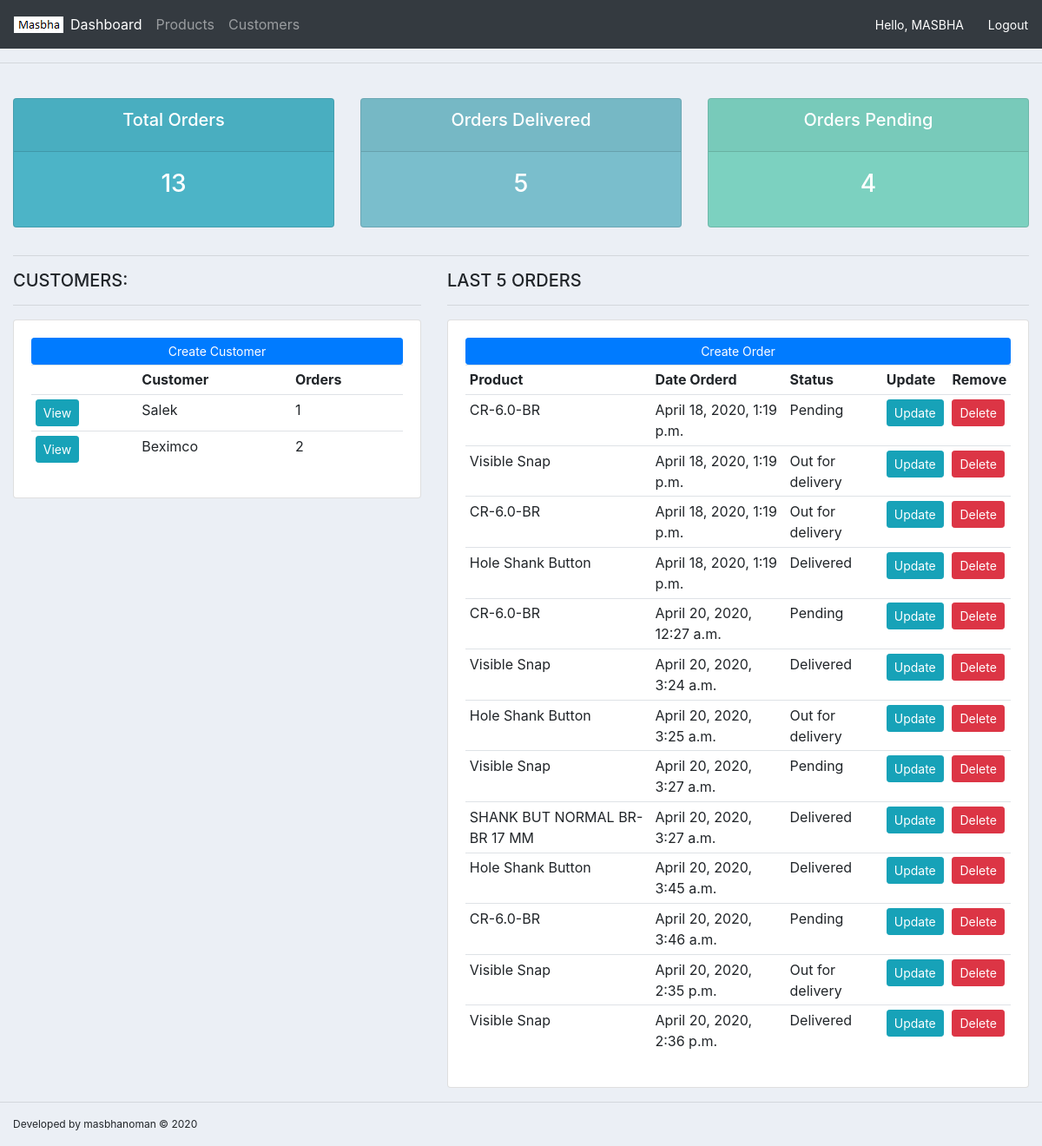
The app's page / (signed in), older data.
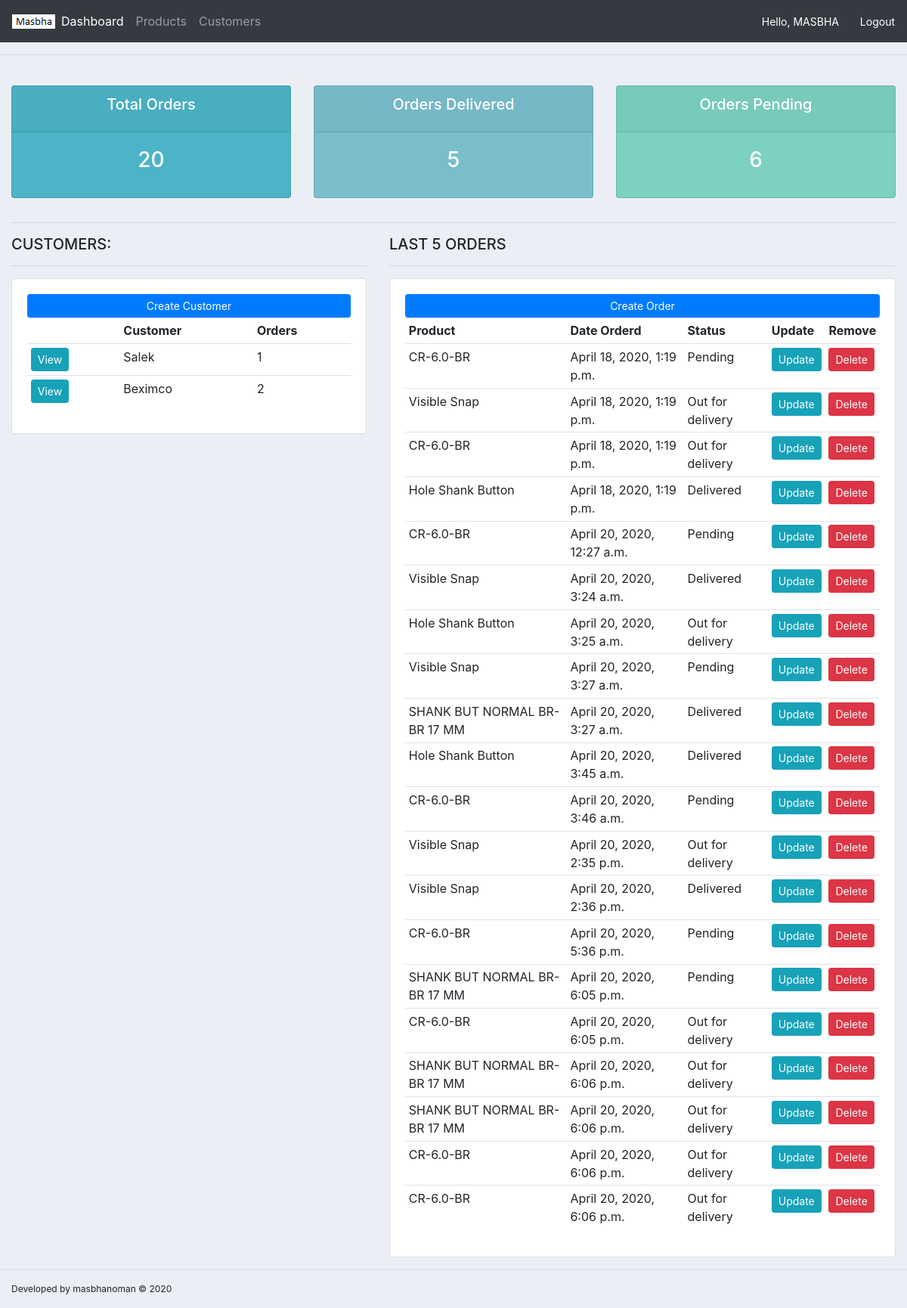
The same page, newer data.
### accounts/models.py (models this page shows, shortened)
class Customer(models.Model):
	name = models.CharField(max_length = 200, null=True)
	phone = models.CharField(max_length = 200, null=True)
	email = models.CharField(max_length = 200, null=True)
	date_created = models.DateTimeField(auto_now_add = True, null=True)

class Order(models.Model):
	STATUS = [('Pending', 'Press'),
		('Out for delivery', 'Out for delivery'),
		('Delivered', 'Delivered'),
	]
	customer = models.ForeignKey(Customer, null = True, on_delete = models.SET_NULL)
	product = models.ForeignKey(Product, null = True, on_delete = models.SET_NULL)
	date_created = models.DateTimeField(auto_now_add = True, null=True)
	status = models.CharField(max_length = 200, null = True, choices = STATUS)

class Product(models.Model):
	CATEGORY = [('Indoor', 'Indoor'),
		('Out Door', 'Out Door'),
	]
	name = models.CharField(max_length = 200, null = True)
	price = models.FloatField(max_length = 200, null = True)
	category = models.CharField(max_length = 200, null = True, choices = CATEGORY)
	description = models.CharField(max_length = 200, null = True, blank=True)
	date_created = models.DateTimeField(auto_now_add = True, null=True)
	tags = models.ManyToManyField(Tag, null = True, blank=True)

### accounts/views.py (the view)
# urls.py: path('', views.home, name='home'),
@login_required(login_url='login_page')
def home(request):
	orders = Order.objects.all()
	customers = Customer.objects.all()
	total_orders = orders.count()
	delivered = orders.filter(status='Delivered').count()
	pending = orders.filter(status='Pending').count()
	context = {'orders':orders, 'customers':customers, 'total_orders':total_orders, 'delivered':delivered, 'pending':pending}
	return render(request, 'accounts/dashboard.html',context)

### accounts/templates/accounts/dashboard.html
{% extends 'accounts/main.html' %}
{% block content %}
{% include 'accounts/status.html' %}
<hr>
<div class="row">
	<div class="col-md-5">
		<h5>CUSTOMERS:</h5>
		<hr>
		<div class="card card-body">
			<a class="btn btn-primary  btn-sm btn-block" href="">Create Customer</a>
			<table class="table table-sm">
				<tr>
					<th></th>
					<th>Customer</th>
					<th>Orders</th>
				</tr>
				{% for customer in customers %}
				<tr>
					<td><a class="btn btn-sm btn-info" href="{% url 'customer_page' customer.id %}">View</a></td>
					<td>{{customer.name}}</td>
					<td>{{customer.id}}</td>
				</tr>
				{% endfor %}
			</table>
		</div>
	</div>
	<div class="col-md-7">
		<h5>LAST 5 ORDERS</h5>
		<hr>
		<div class="card card-body">
			<a class="btn btn-primary  btn-sm btn-block" href="{% url 'create_order_page' %}">Create Order</a>
			<table class="table table-sm">
				<tr>
					<th>Product</th>
					<th>Date Orderd</th>
					<th>Status</th>
					<th>Update</th>
					<th>Remove</th>
				</tr>
				{% for order in orders %}
					<tr>
						<td>{{order.product.name}}</td>
						<td>{{order.date_created}}</td>
						<td>{{order.status}}</td>
						<td><a class="btn btn-sm btn-info" href="{% url 'update_order_page' order.id %}">Update</a></td>
						<td><a class="btn btn-sm btn-danger" href="{% url 'delete_order_page' order.id %}">Delete</a></td>
					</tr>
				{% endfor %}
			</table>
		</div>
	</div>
</div>
{% endblock %}

### accounts/templates/accounts/main.html (shortened to what this page needs)
{% load static %}
<!DOCTYPE html>
<html>
<head>
	<link rel="stylesheet" href="https://stackpath.bootstrapcdn.com/bootstrap/4.4.1/css/bootstrap.min.css">
	<link rel="stylesheet" type="text/css" href="{% static 'css/main.css' %}">
</head>
<body>
	{% include 'accounts/navbar.html' %}
	<hr>
	<div class="col">
		{% block content %}
		{% endblock %}
	</div>
	<hr>
	<div class="col">
		<p style="font-size: 12px;">Developed by masbhanoman &copy 2020</p>
	</div>
</body>
</html>

### accounts/templates/accounts/navbar.html (shortened to what this page needs)
{% load static %}
<nav class="navbar navbar-expand-lg navbar-dark bg-dark">
  <img src="{% static 'images/logo.png' %}">
  <div class="collapse navbar-collapse" id="navbarNav">
    <ul class="navbar-nav">
      <li class="nav-item active">
        <a class="nav-link" href="{% url 'home' %}">Dashboard <span class="sr-only">(current)</span></a>
      </li>
      <li class="nav-item">
        <a class="nav-link" href="{% url 'product_page' %}">Products</a>
      </li>
      <li class="nav-item">
        <a class="nav-link" href="{% url 'customer_page' 1 %}">Customers</a>
      </li>
    </ul>
  </div>
  <span style="font-size: 14px; color: #fff; margin-right: 2%">Hello,  {{ request.user }}</span> &nbsp
  <span><a style="font-size: 14px; color: #fff; margin-right: 2%" href="{% url 'logout_page' %}">Logout</a></span>
</nav>

### accounts/templates/accounts/status.html
<br>
<div class="row">
		<div class="col-md">
			<div class="card text-center text-white  mb-3" id="total-orders">
			  	<div class="card-header">
			  		<h5 class="card-title">Total Orders</h5>
			  	</div>
			  	<div class="card-body">
			    	<h3 class="card-title">{{total_orders}}</h3>
			  	</div>
			</div>
		</div>
		<div class="col-md">
			<div class="card text-center text-white  mb-3" id="orders-delivered">
			  	<div class="card-header">
			  		<h5 class="card-title">Orders Delivered</h5>
			  	</div>
			  	<div class="card-body">
			    	<h3 class="card-title">{{delivered}}</h3>
			  	</div>
			</div>
		</div>
		<div class="col-md">
			<div class="card text-center text-white  mb-3" id="orders-pending">
			  	<div class="card-header">
			  		<h5 class="card-title">Orders Pending</h5>
			  	</div>
			  	<div class="card-body">
			    	<h3 class="card-title">{{pending}}</h3>
			  	</div>
			</div>
		</div>
</div>

### static/css/main.css (style rules this page uses)
body { background-color: #ebeff5; }
#total-orders { background-color: #4cb4c7; }
#orders-delivered { background-color: #7abecc; }
#orders-pending { background-color: #7CD1C0; }

Row changes from the older to the newer data that the page shows:
added Order: product.name "CR-6.0-BR", date_created "April 20, 2020, 5:36 p.m.", status "Pending"
added Order: product.name "SHANK BUT NORMAL BR-BR 17 MM", date_created "April 20, 2020, 6:05 p.m.", status "Pending"
added Order: product.name "CR-6.0-BR", date_created "April 20, 2020, 6:05 p.m.", status "Out for delivery"
added Order: product.name "SHANK BUT NORMAL BR-BR 17 MM", date_created "April 20, 2020, 6:06 p.m.", status "Out for delivery"
added Order: product.name "SHANK BUT NORMAL BR-BR 17 MM", date_created "April 20, 2020, 6:06 p.m.", status "Out for delivery"
added Order: product.name "CR-6.0-BR", date_created "April 20, 2020, 6:06 p.m.", status "Out for delivery"
added Order: product.name "CR-6.0-BR", date_created "April 20, 2020, 6:06 p.m.", status "Out for delivery"
Text that changed along with them:
{{ total_orders }}: "13" → "20"
{{ pending }}: "4" → "6"
